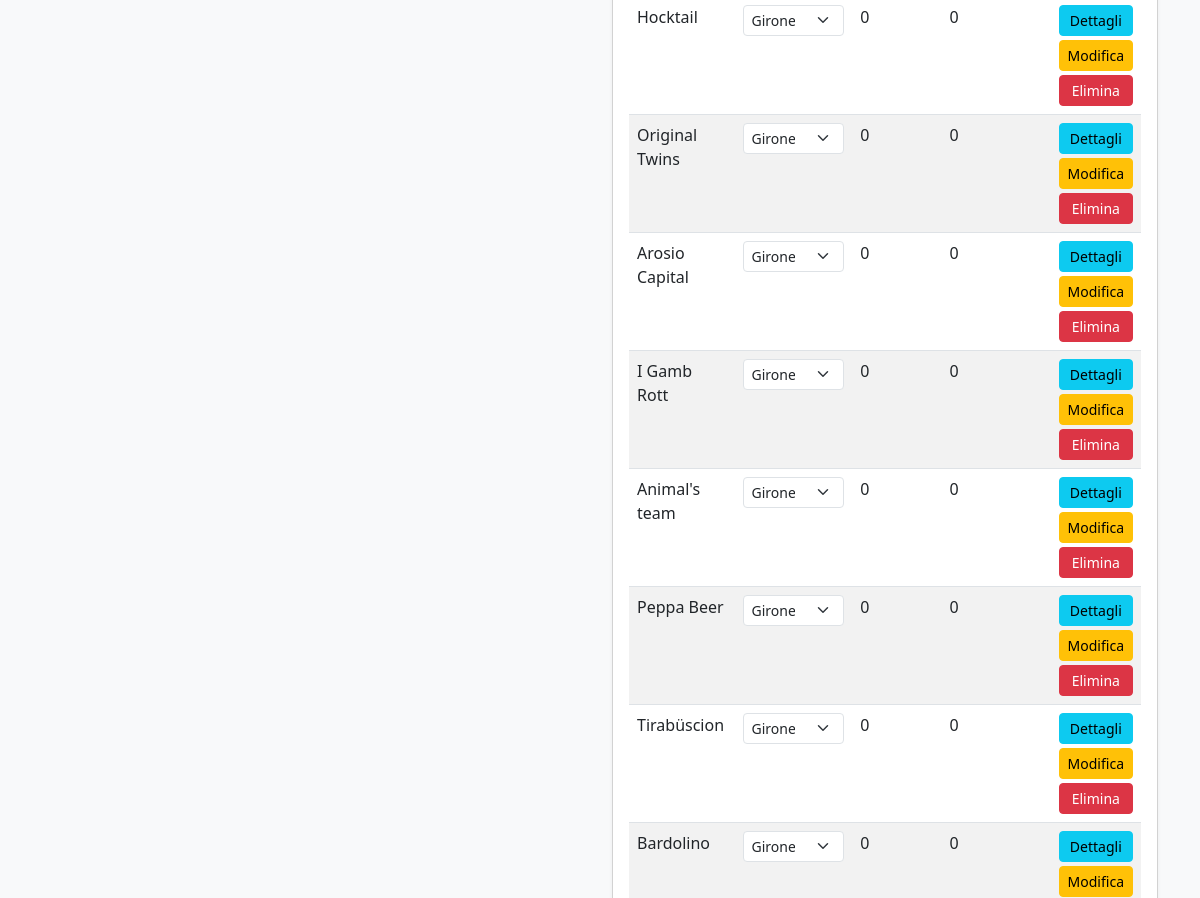
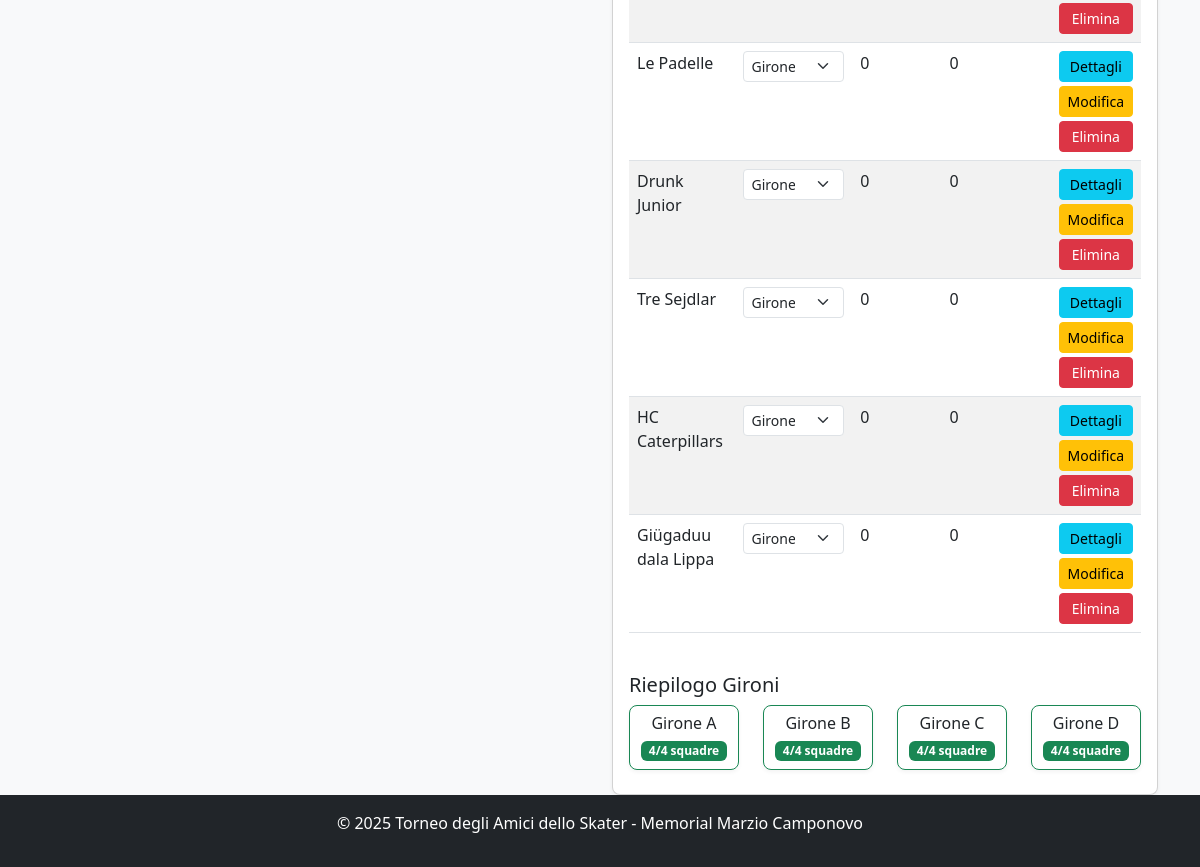
The app's page /teams (lower part), older data (2 pictures, top to bottom).
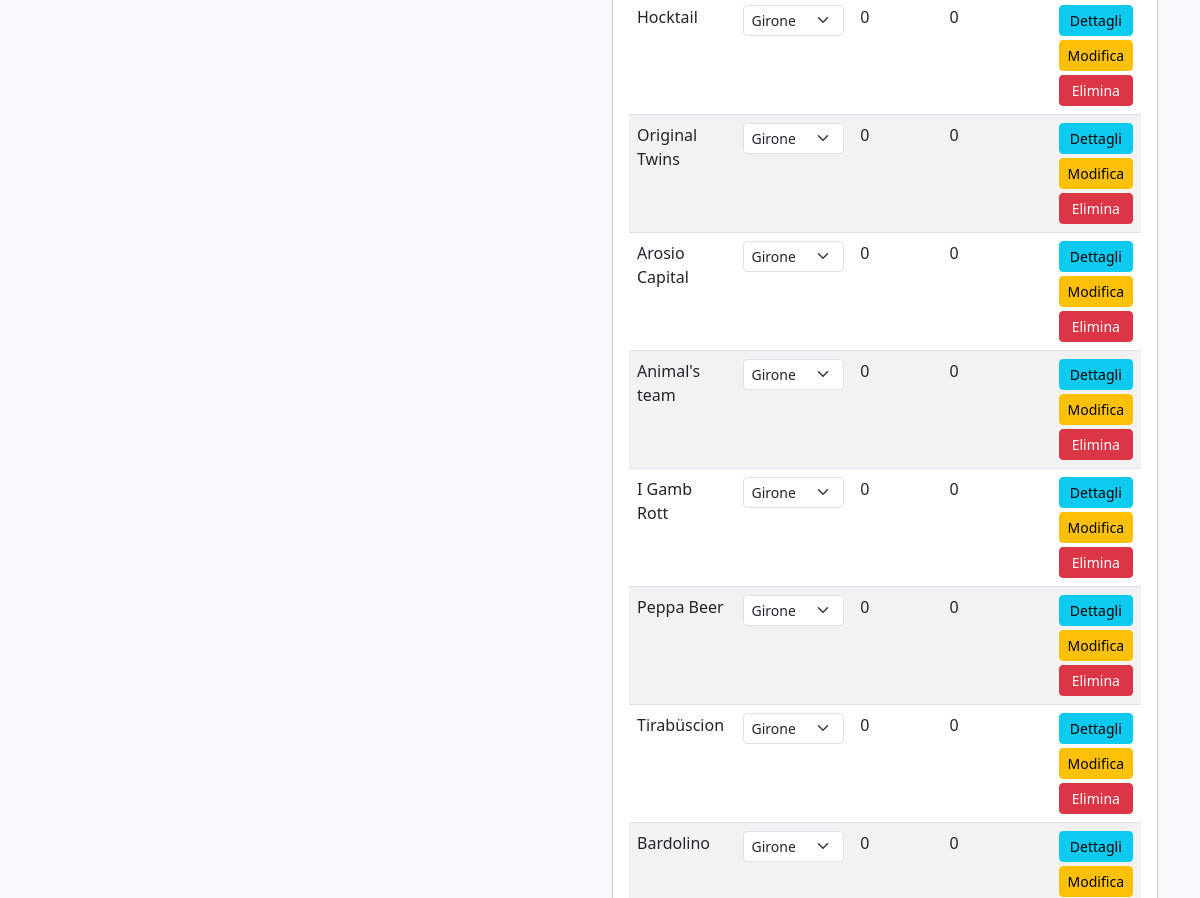
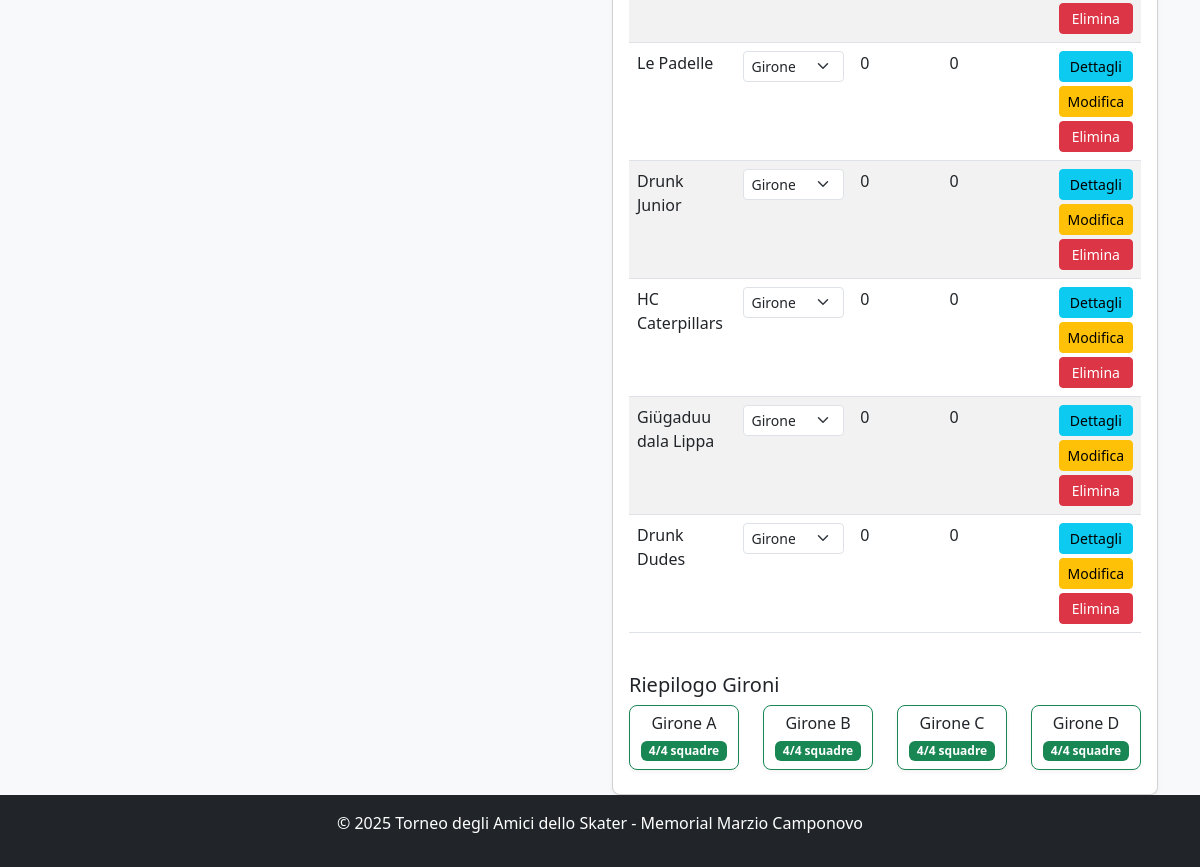
The same page, newer data (2 pictures, top to bottom).
### app.py (models this page shows, shortened)
class Team(db.Model):
    id = db.Column(db.Integer, primary_key=True)
    name = db.Column(db.String(100), nullable=False, unique=True)
    group = db.Column(db.String(1))  # A, B, C, or D
    group_order = db.Column(db.Integer, default=0)  # NUOVO CAMPO per l'ordinamento nel girone
    players = db.relationship('Player', backref='team', lazy=True)
    matches = db.relationship(
        'Match',
        primaryjoin="or_(Team.id == Match.team1_id, Team.id == Match.team2_id)",
        lazy=True,
        overlaps="team1,team2"
    )
    wins = db.Column(db.Integer, default=0)
    losses = db.Column(db.Integer, default=0)
    draws = db.Column(db.Integer, default=0)
    goals_for = db.Column(db.Integer, default=0)
    goals_against = db.Column(db.Integer, default=0)
    points = db.Column(db.Integer, default=0)
    @property
    def player_points_total(self):
        return sum(player.registration_points for player in self.players)

### app.py (the view)
@app.route('/teams')
def teams():
    teams = Team.query.order_by(Team.group.nulls_last(), Team.group_order, Team.name).all()
    team_count = Team.query.count()
    max_teams = 16
    return render_template('teams.html', teams=teams, team_count=team_count, max_teams=max_teams)

### app.py (called while the page is built)
@app.context_processor
def inject_tournament_dates():
    try:
        formatted_dates = format_tournament_dates()
        return {'tournament_dates': formatted_dates}
    except Exception as e:
        current_year = datetime.now().year
        return {
            'tournament_dates': {
                'qualification_day1': {
                    'date': datetime(current_year, 7, 13).date(),
                    'formatted': f'13/07/{current_year}',
                    'day_name_it': 'Sabato'
                },
                'qualification_day2': {
                    'date': datetime(current_year, 7, 14).date(),
                    'formatted': f'14/07/{current_year}',
                    'day_name_it': 'Domenica'
                }
            }
        }

### templates/teams.html (shortened to what the changed rows need)
<!DOCTYPE html>
<html lang="it">
<head>
    <link rel="stylesheet" href="https://cdn.jsdelivr.net/npm/bootstrap@5.3.0/dist/css/bootstrap.min.css">
    <link rel="stylesheet" href="{{ url_for('static', filename='style.css') }}">
</head>
<body class="d-flex flex-column min-vh-100">
    <div class="container mt-4">
        <div class="row mt-4">
            <div class="col-md-6">
                <div class="card">
                    <div class="card-body">
                        {% if teams %}
                            <div class="table-responsive">
                                <table class="table table-striped">
                                    <tbody>
                                        {% for team in teams %}
                                            <tr>
                                                <td>{{ team.name }}</td>
                                                <td>
                                                    <form method="post" action="{{ url_for('update_team_group', team_id=team.id) }}" class="d-inline">
                                                        <div class="input-group input-group-sm">
                                                            <select class="form-select form-select-sm girone-select" name="group" onchange="this.form.submit()">
                                                                <option value="A" {% if team.group == 'A' %}selected{% endif %}>Girone A</option>
                                                                <option value="B" {% if team.group == 'B' %}selected{% endif %}>Girone B</option>
                                                                <option value="C" {% if team.group == 'C' %}selected{% endif %}>Girone C</option>
                                                                <option value="D" {% if team.group == 'D' %}selected{% endif %}>Girone D</option>
                                                            </select>
                                                        </div>
                                                    </form>
                                                </td>
                                                <td>{{ team.players|length }}</td>
                                                <td>
                                                    {{ team.player_points_total }}
                                                </td>
                                                <td>
                                                    <div class="d-grid gap-1">
                                                        <a href="{{ url_for('team_detail', team_id=team.id) }}" class="btn btn-sm btn-info">Dettagli</a>
                                                        <a href="{{ url_for('edit_team', team_id=team.id) }}" class="btn btn-sm btn-warning">Modifica</a>
                                                        <button type="button" class="btn btn-sm btn-danger" onclick="deleteTeam('{{ team.id }}', '{{ team.name }}')">Elimina</button>
                                                    </div>
                                                </td>
                                            </tr>
                                        {% endfor %}
                                    </tbody>
                                </table>
                            </div>
                            <div class="mt-4">
                                <div class="row">
                                    {% for group in ['A', 'B', 'C', 'D'] %}
                                        {% set group_teams = teams | selectattr("group", "equalto", group) | list %}
                                        <div class="col-md-3 mb-2">
                                            <div class="card {% if group_teams|length == 4 %}border-success{% elif group_teams|length > 4 %}border-danger{% else %}border-warning{% endif %}">
                                                <div class="card-body text-center p-2">
                                                    <h6 class="card-title mb-1">Girone {{ group }}</h6>
                                                    <span class="badge {% if group_teams|length == 4 %}bg-success{% elif group_teams|length > 4 %}bg-danger{% else %}bg-warning{% endif %}">
                                                        {{ group_teams|length }}/4 squadre
                                                    </span>
                                                </div>
                                            </div>
                                        </div>
                                    {% endfor %}
                                </div>
                            </div>
                        {% else %}
                            <p>Nessuna squadra registrata.</p>
                        {% endif %}
                    </div>
                </div>
            </div>
        </div>
    </div>
</body>
</html>

Row changes from the older to the newer data that the page shows:
removed Team: name "Tre Sejdlar", group "Girone D", players|length "0", player_points_total "0"
changed Team "Animal's team": moves up the list
added Team: name "Drunk Dudes", group "Girone D", players|length "0", player_points_total "0"
